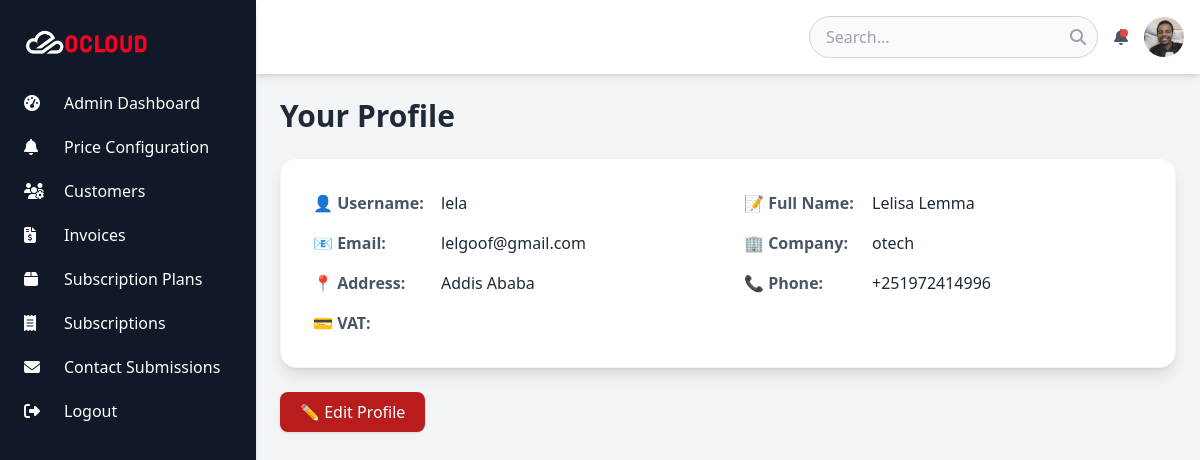
/customer-profile/create/ (signed in), run on the app's committed database.
### accounts/models.py (models this page shows, shortened)
class CustomUser(AbstractUser):
    company_name = models.CharField("Company name", max_length=255, blank=True, null=True)
    address = models.TextField("Address", blank=True, null=True)
    phone_number = models.CharField("Phone number", max_length=50, blank=True, null=True)
    vat_number = models.CharField("VAT number", max_length=100, blank=True, null=True)

### core/views.py (the view, shortened to what this page needs)
# urls.py: path("customer-profile/create/", views.CustomerProfileCreateView.as_view(), name="customer_profile_create"),
class CustomerProfileCreateView(LoginRequiredMixin, View):
    template_name = 'accounts/profile.html'
    def get(self, request):
        if Customer.objects.filter(user=request.user).exists():
            messages.info(request, "You already have a customer profile.")
            return redirect('core:customer_dashboard')
        initial_data = {
            'name': f"{request.user.first_name} {request.user.last_name}".strip() or "",
            'phone': request.user.phone_number or "",
            'company': request.user.company_name or "",
            'address': request.user.address or "",
        }
        form = CustomerForm(initial=initial_data)
        return render(request, self.template_name, {'form': form, 'model_code': 'CustomerProfile'})

### core/forms.py (shortened to what this page needs)
class CustomerForm(forms.ModelForm):
    class Meta:
        model = Customer
        fields = ['name', 'phone', 'company', 'address', 'city', 'state', 'country', 'tin_number', 'preferred_payment_method']
        widgets = {
            'name': forms.TextInput(attrs={'class': 'form-control', 'placeholder': 'Enter Name'}),
            'phone': forms.TextInput(attrs={'class': 'form-control', 'placeholder': 'Enter Phone'}),
            'company': forms.TextInput(attrs={'class': 'form-control', 'placeholder': 'Enter Company'}),
            'address': forms.TextInput(attrs={'class': 'form-control', 'placeholder': 'Enter Address'}),
            'city': forms.TextInput(attrs={'class': 'form-control', 'placeholder': 'Enter City'}),
            'state': forms.TextInput(attrs={'class': 'form-control', 'placeholder': 'Enter State'}),
            'country': forms.TextInput(attrs={'class': 'form-control', 'placeholder': 'Enter Country'}),
            'tin_number': forms.TextInput(attrs={'class': 'form-control', 'placeholder': 'Enter TIN Number'}),
            'preferred_payment_method': forms.Select(attrs={'class': 'form-control', 'placeholder': 'Select Payment Method'}),
        }

### templates/accounts/profile.html (shortened to what this page needs)
{% extends "dashboard/common/base.html" %}
{% block content %}
<h1 class="text-3xl font-bold mb-6 text-gray-800">Your Profile</h1>
<div class="bg-white shadow-lg rounded-2xl p-6 md:p-8 border border-gray-100">
  <div class="grid md:grid-cols-2 gap-y-4 gap-x-8">
    <div class="flex items-center">
      <span class="font-semibold text-gray-600 w-32">👤 Username:</span>
      <span class="text-gray-800">{{ user.username }}</span>
    </div>
    <div class="flex items-center">
      <span class="font-semibold text-gray-600 w-32">📝 Full Name:</span>
      <span class="text-gray-800">{{ user.get_full_name }}</span>
    </div>
    <div class="flex items-center">
      <span class="font-semibold text-gray-600 w-32">📧 Email:</span>
      <span class="text-gray-800">{{ user.email }}</span>
    </div>
    <div class="flex items-center">
      <span class="font-semibold text-gray-600 w-32">🏢 Company:</span>
      <span class="text-gray-800">{{ user.company_name }}</span>
    </div>
    <div class="flex items-center">
      <span class="font-semibold text-gray-600 w-32">📍 Address:</span>
      <span class="text-gray-800">{{ user.address }}</span>
    </div>
    <div class="flex items-center">
      <span class="font-semibold text-gray-600 w-32">📞 Phone:</span>
      <span class="text-gray-800">{{ user.phone_number }}</span>
    </div>
    <div class="flex items-center">
      <span class="font-semibold text-gray-600 w-32">💳 VAT:</span>
    </div>
  </div>
</div>
<div class="mt-6 flex gap-4">
  <a href="{% url 'accounts:profile_edit' %}"
     class="px-5 py-2 bg-red-700 text-white rounded-lg shadow hover:bg-red-600 transition">
     ✏️ Edit Profile
  </a>
</div>
{% endblock %}

### data on the page
CustomUser: username "lela", get_full_name "Lelisa Lemma", email "lelgoof@gmail.com", company_name "otech", address "Addis Ababa", phone_number "+251972414996"
